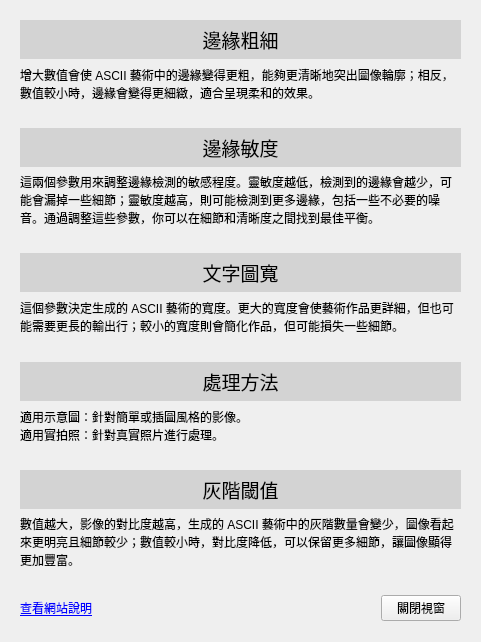
<?xml version="1.0" encoding="UTF-8"?>
<ui version="4.0">
 <class>Form</class>
 <widget class="QWidget" name="Form">
  <property name="geometry">
   <rect>
    <x>0</x>
    <y>0</y>
    <width>481</width>
    <height>642</height>
   </rect>
  </property>
  <property name="windowTitle">
   <string>參數說明</string>
  </property>
  <widget class="QWidget" name="verticalLayoutWidget">
   <property name="geometry">
    <rect>
     <x>20</x>
     <y>20</y>
     <width>441</width>
     <height>601</height>
    </rect>
   </property>
   <layout class="QVBoxLayout" name="verticalLayout">
    <item>
     <layout class="QVBoxLayout" name="verticalLayout_2">
      <item>
       <widget class="QLabel" name="label_2">
        <property name="font">
         <font>
          <pointsize>14</pointsize>
         </font>
        </property>
        <property name="styleSheet">
         <string notr="true">background-color: lightgray; /* 背景顏色 */
line-height: 2; /* 行距 */
padding: 5px;</string>
        </property>
        <property name="text">
         <string>邊緣粗細</string>
        </property>
        <property name="alignment">
         <set>Qt::AlignCenter</set>
        </property>
       </widget>
      </item>
      <item>
       <widget class="QLabel" name="label_7">
        <property name="sizePolicy">
         <sizepolicy hsizetype="Expanding" vsizetype="Expanding">
          <horstretch>0</horstretch>
          <verstretch>0</verstretch>
         </sizepolicy>
        </property>
        <property name="styleSheet">
         <string notr="true">line-height: 2; /* 行距 */</string>
        </property>
        <property name="lineWidth">
         <number>0</number>
        </property>
        <property name="text">
         <string>增大數值會使 ASCII 藝術中的邊緣變得更粗，能夠更清晰地突出圖像輪廓；相反，數值較小時，邊緣會變得更細緻，適合呈現柔和的效果。</string>
        </property>
        <property name="wordWrap">
         <bool>true</bool>
        </property>
       </widget>
      </item>
      <item>
       <spacer name="horizontalSpacer_3">
        <property name="orientation">
         <enum>Qt::Horizontal</enum>
        </property>
        <property name="sizeHint" stdset="0">
         <size>
          <width>40</width>
          <height>20</height>
         </size>
        </property>
       </spacer>
      </item>
      <item>
       <widget class="QLabel" name="label_3">
        <property name="font">
         <font>
          <pointsize>14</pointsize>
         </font>
        </property>
        <property name="styleSheet">
         <string notr="true">background-color: lightgray; /* 背景顏色 */
line-height: 2; /* 行距 */
padding: 5px;</string>
        </property>
        <property name="text">
         <string>邊緣敏度</string>
        </property>
        <property name="alignment">
         <set>Qt::AlignCenter</set>
        </property>
       </widget>
      </item>
      <item>
       <widget class="QLabel" name="label_8">
        <property name="sizePolicy">
         <sizepolicy hsizetype="Expanding" vsizetype="Expanding">
          <horstretch>0</horstretch>
          <verstretch>0</verstretch>
         </sizepolicy>
        </property>
        <property name="styleSheet">
         <string notr="true">line-height: 2; /* 行距 */</string>
        </property>
        <property name="text">
         <string>這兩個參數用來調整邊緣檢測的敏感程度。靈敏度越低，檢測到的邊緣會越少，可能會漏掉一些細節；靈敏度越高，則可能檢測到更多邊緣，包括一些不必要的噪音。通過調整這些參數，你可以在細節和清晰度之間找到最佳平衡。</string>
        </property>
        <property name="wordWrap">
         <bool>true</bool>
        </property>
       </widget>
      </item>
      <item>
       <spacer name="horizontalSpacer_4">
        <property name="orientation">
         <enum>Qt::Horizontal</enum>
        </property>
        <property name="sizeHint" stdset="0">
         <size>
          <width>40</width>
          <height>20</height>
         </size>
        </property>
       </spacer>
      </item>
      <item>
       <widget class="QLabel" name="label_4">
        <property name="font">
         <font>
          <pointsize>14</pointsize>
         </font>
        </property>
        <property name="styleSheet">
         <string notr="true">background-color: lightgray; /* 背景顏色 */
line-height: 2; /* 行距 */
padding: 5px;</string>
        </property>
        <property name="text">
         <string>文字圖寬</string>
        </property>
        <property name="alignment">
         <set>Qt::AlignCenter</set>
        </property>
       </widget>
      </item>
      <item>
       <widget class="QLabel" name="label_9">
        <property name="sizePolicy">
         <sizepolicy hsizetype="Expanding" vsizetype="Expanding">
          <horstretch>0</horstretch>
          <verstretch>0</verstretch>
         </sizepolicy>
        </property>
        <property name="styleSheet">
         <string notr="true">line-height: 2; /* 行距 */</string>
        </property>
        <property name="text">
         <string>這個參數決定生成的 ASCII 藝術的寬度。更大的寬度會使藝術作品更詳細，但也可能需要更長的輸出行；較小的寬度則會簡化作品，但可能損失一些細節。</string>
        </property>
        <property name="wordWrap">
         <bool>true</bool>
        </property>
       </widget>
      </item>
      <item>
       <spacer name="horizontalSpacer_5">
        <property name="orientation">
         <enum>Qt::Horizontal</enum>
        </property>
        <property name="sizeHint" stdset="0">
         <size>
          <width>40</width>
          <height>20</height>
         </size>
        </property>
       </spacer>
      </item>
      <item>
       <widget class="QLabel" name="label_5">
        <property name="font">
         <font>
          <pointsize>14</pointsize>
         </font>
        </property>
        <property name="styleSheet">
         <string notr="true">background-color: lightgray; /* 背景顏色 */
line-height: 2; /* 行距 */
padding: 5px;</string>
        </property>
        <property name="text">
         <string>處理方法</string>
        </property>
        <property name="alignment">
         <set>Qt::AlignCenter</set>
        </property>
       </widget>
      </item>
      <item>
       <widget class="QLabel" name="label_10">
        <property name="sizePolicy">
         <sizepolicy hsizetype="Expanding" vsizetype="Expanding">
          <horstretch>0</horstretch>
          <verstretch>0</verstretch>
         </sizepolicy>
        </property>
        <property name="styleSheet">
         <string notr="true">line-height: 2; /* 行距 */</string>
        </property>
        <property name="text">
         <string>適用示意圖：針對簡單或插圖風格的影像。
適用實拍照：針對真實照片進行處理。</string>
        </property>
        <property name="wordWrap">
         <bool>true</bool>
        </property>
       </widget>
      </item>
      <item>
       <spacer name="horizontalSpacer_6">
        <property name="orientation">
         <enum>Qt::Horizontal</enum>
        </property>
        <property name="sizeHint" stdset="0">
         <size>
          <width>40</width>
          <height>20</height>
         </size>
        </property>
       </spacer>
      </item>
      <item>
       <widget class="QLabel" name="label_6">
        <property name="font">
         <font>
          <pointsize>14</pointsize>
         </font>
        </property>
        <property name="styleSheet">
         <string notr="true">background-color: lightgray; /* 背景顏色 */
line-height: 2; /* 行距 */
padding: 5px;</string>
        </property>
        <property name="text">
         <string>灰階閾值</string>
        </property>
        <property name="alignment">
         <set>Qt::AlignCenter</set>
        </property>
       </widget>
      </item>
      <item>
       <widget class="QLabel" name="label_11">
        <property name="sizePolicy">
         <sizepolicy hsizetype="Expanding" vsizetype="Expanding">
          <horstretch>0</horstretch>
          <verstretch>0</verstretch>
         </sizepolicy>
        </property>
        <property name="styleSheet">
         <string notr="true">line-height: 2; /* 行距 */</string>
        </property>
        <property name="text">
         <string>數值越大，影像的對比度越高，生成的 ASCII 藝術中的灰階數量會變少，圖像看起來更明亮且細節較少；數值較小時，對比度降低，可以保留更多細節，讓圖像顯得更加豐富。</string>
        </property>
        <property name="wordWrap">
         <bool>true</bool>
        </property>
       </widget>
      </item>
      <item>
       <spacer name="horizontalSpacer_8">
        <property name="orientation">
         <enum>Qt::Horizontal</enum>
        </property>
        <property name="sizeHint" stdset="0">
         <size>
          <width>40</width>
          <height>20</height>
         </size>
        </property>
       </spacer>
      </item>
     </layout>
    </item>
    <item>
     <layout class="QHBoxLayout" name="horizontalLayout">
      <item>
       <widget class="QLabel" name="label_website">
        <property name="text">
         <string>&lt;html&gt;&lt;head/&gt;&lt;body&gt;&lt;p&gt;&lt;a href=&quot;https://github.com/jfsblog/Photo-to-ASCII&quot;&gt;&lt;span style=&quot; text-decoration: underline; color:#0000ff;&quot;&gt;查看網站說明&lt;/span&gt;&lt;/a&gt;&lt;/p&gt;&lt;/body&gt;&lt;/html&gt;</string>
        </property>
        <property name="alignment">
         <set>Qt::AlignCenter</set>
        </property>
        <property name="openExternalLinks">
         <bool>true</bool>
        </property>
       </widget>
      </item>
      <item>
       <spacer name="horizontalSpacer">
        <property name="orientation">
         <enum>Qt::Horizontal</enum>
        </property>
        <property name="sizeHint" stdset="0">
         <size>
          <width>40</width>
          <height>20</height>
         </size>
        </property>
       </spacer>
      </item>
      <item>
       <widget class="QPushButton" name="pushButton_close">
        <property name="text">
         <string>關閉視窗</string>
        </property>
       </widget>
      </item>
     </layout>
    </item>
   </layout>
  </widget>
 </widget>
 <resources/>
 <connections/>
</ui>
